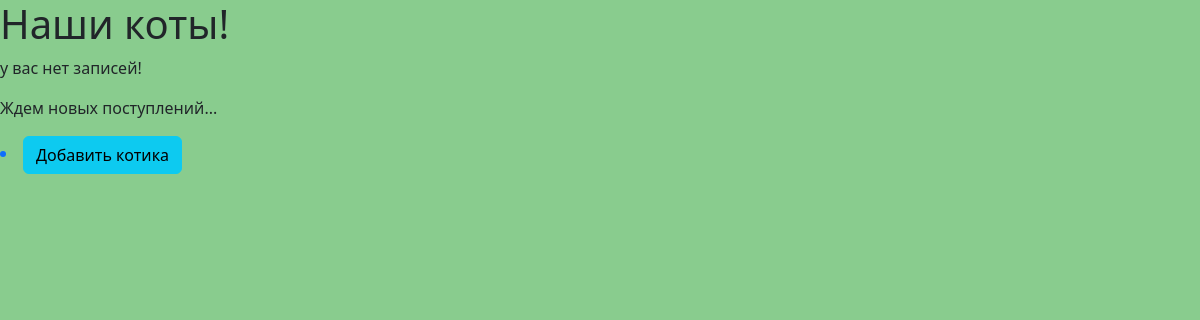
Before: / with the older database file.
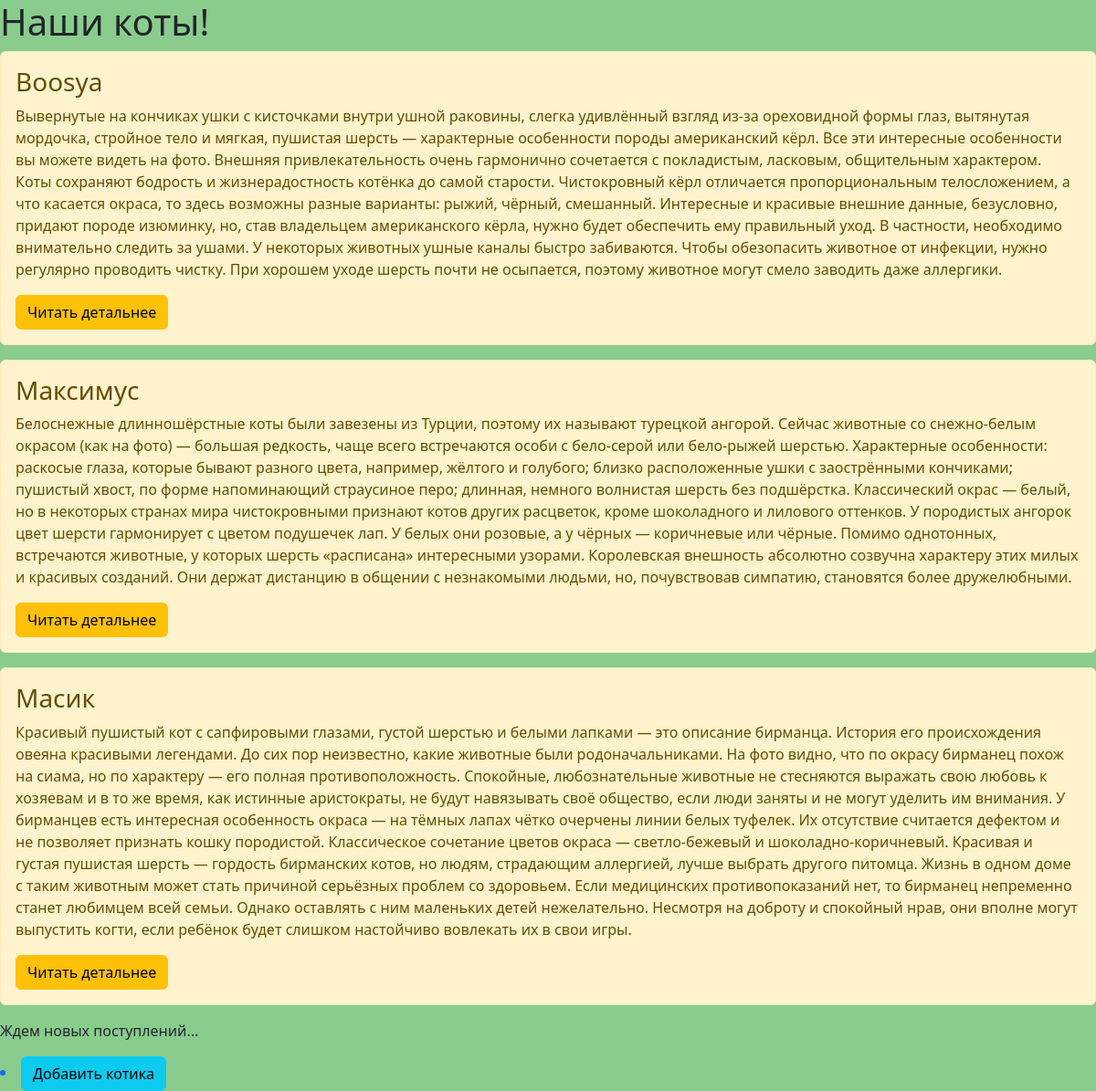
After: the same page with the newer database file.
### mainshop/models.py (models this page shows, shortened)
class Cats(models.Model):
    name = models.CharField("Имя кота", max_length=20)
    description = models.TextField("Описание")
    breed = models.CharField("Порода", max_length=30)
    age = models.IntegerField()
    class Meta:
        verbose_name = "Кот"
        verbose_name_plural = "Коты"

### mainshop/views.py (the view)
# urls.py: path("",views.main_page, name = "home"),
def main_page(request):
    cats = Cats.objects.all()
    return render(request,"mainshop/homepage.html",{"cats":cats})

### mainshop/templates/mainshop/homepage.html (shortened to what this page needs)
{% extends "mainshop/layout.html" %}
{% block content %}
    <h1> Наши коты! </h1 >
    {% if cats %}
        {% for i in cats%}
            <div class = "alert alert-warning">
                <h3>{{i.name}}</h3>
                <p>{{i.description}}</p>
                <a href="{% url 'cats-detail' i.id %}" class="btn btn-warning">Читать детальнее</a>
            </div>
        {%endfor%}
    {%else%}
        <p> у вас нет записей! </p>
    {% endif %}
    <p> Ждем новых поступлений... </p>
        <a href="{% url 'create' %}"><li><button class = " btn btn-info">Добавить котика</button></li></a>
{% endblock %}

### mainshop/templates/mainshop/layout.html (shortened to what this page needs)
{% load static %}
<!DOCTYPE html>
<html lang="ru">
<head>
    <link rel="stylesheet" href="https://cdn.jsdelivr.net/npm/bootstrap@5.2.3/dist/css/bootstrap.min.css">
    <link rel="stylesheet" href="{% static 'mainshop/css/homepage.css' %}">
</head>
<body>
    {% block content %}
    {% endblock %}
</body>
</html>

### mainshop/static/mainshop/css/homepage.css (style rules this page uses)
body { background: #89cc8e; }

Changed rows visible on the page:
added Cats: name "Boosya", description "Вывернутые на кончиках ушки с кисточками внутри ушной раковины, слегка удивлённый взгляд из-за ореховидной формы глаз, вытянутая мордочка, стройное тело и мягкая, пушистая шерсть — характерные особенности породы американский кёрл. Все эти интересные особенности вы можете видеть на фото. Внешняя привлекательность очень гармонично сочетается с покладистым, ласковым, общительным характером. Коты сохраняют бодрость и жизнерадостность котёнка до самой старости. Чистокровный кёрл отличается пропорциональным телосложением, а что касается окраса, то здесь возможны разные варианты: рыжий, чёрный, смешанный. Интересные и красивые внешние данные, безусловно, придают породе изюминку, но, став…"
added Cats: name "Максимус", description "Белоснежные длинношёрстные коты были завезены из Турции, поэтому их называют турецкой ангорой. Сейчас животные со снежно-белым окрасом (как на фото) — большая редкость, чаще всего встречаются особи с бело-серой или бело-рыжей шерстью. Характерные особенности: раскосые глаза, которые бывают разного цвета, например, жёлтого и голубого; близко расположенные ушки с заострёнными кончиками; пушистый хвост, по форме напоминающий страусиное перо; длинная, немного волнистая шерсть без подшёрстка. Классический окрас — белый, но в некоторых странах мира чистокровными признают котов других расцветок, кроме шоколадного и лилового оттенков. У породистых ангорок цвет шерсти гармонирует с цветом подушечек…"
added Cats: name "Масик", description "Красивый пушистый кот с сапфировыми глазами, густой шерстью и белыми лапками — это описание бирманца. История его происхождения овеяна красивыми легендами. До сих пор неизвестно, какие животные были родоначальниками. На фото видно, что по окрасу бирманец похож на сиама, но по характеру — его полная противоположность. Спокойные, любознательные животные не стесняются выражать свою любовь к хозяевам и в то же время, как истинные аристократы, не будут навязывать своё общество, если люди заняты и не могут уделить им внимания. У бирманцев есть интересная особенность окраса — на тёмных лапах чётко очерчены линии белых туфелек. Их отсутствие считается дефектом и не позволяет признать кошку…"
Other visible differences:
text no longer shown: "у вас нет записей!"
